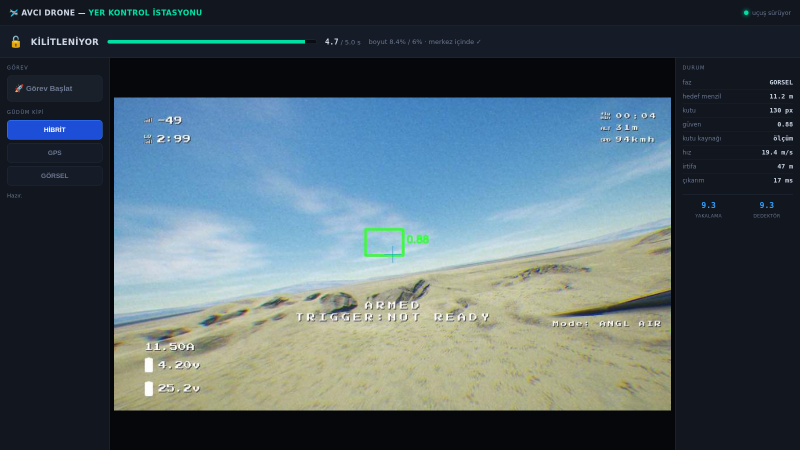
#> input picture sade2.png, 1600 x 900 px (shown at 1/2 size)
$ python -i color_detector.py   (imports and definitions only)
#> lines starting #> are read from the running program, lines starting #| are printed output that depends on the picture; after the words box and inside, x2 and y2 are one past the last pixel; in counts of white or black regions, pixels touching at a corner belong together
#> further down, picture is the input picture: shape (900, 1600, 3); mean B, G, R 101.5, 94.5, 78.4
# vision/color_detector.py
#
# Cessna hedef uçağı renk-tabanlı tespiti (ArduPilot + Gazebo sürümü).
# rc_cessna Gazebo modeli gri gövdeli (diffuse ~0.175) + koyu detaylar.
# Gökyüzü arka planına karşı gri-açık gri bir siluet oluşturur.
#
# PX4/Talon sürümünden farklar:
#   - Talon saf beyazdı (Val>=120); Cessna daha koyu gri → Val alt sınırı düştü
#   - Saturation toleransı biraz genişletildi (gri gövde + hafif renk tonu)
#   - Etiket "UCAK" → "CESSNA"
import cv2
import numpy as np

# Cessna gri gövde + gökyüzüne karşı siluet için HSV maskesi.
# Düşük saturation (grinin doğası), geniş value aralığı (koyu gri gövdeden
# render ışığıyla parlayan yüzeylere kadar). Mavi gökyüzü yüksek saturation
# olduğu için elenir.
CESSNA_HSV_LOWER = np.array([0,   0,  55])
CESSNA_HSV_UPPER = np.array([180, 45, 255])

# Geriye dönük uyumluluk (eski import'lar kırılmasın)
TALON_HSV_LOWER = CESSNA_HSV_LOWER
TALON_HSV_UPPER = CESSNA_HSV_UPPER


def detect_cessna(frame_bgr):
    """
    Cessna hedef uçağını renk/parlaklık maskesiyle tespit eder.

    Returns: dict | None
      dict = {"cx": int, "cy": int, "w": int, "h": int, "conf": float, "bbox": (x1,y1,x2,y2)}
    """
    h_frame, w_frame = frame_bgr.shape[:2]
#> h_frame = 900; w_frame = 1600

    # 1. BİT DİLİMLEME (Gürültüyü, ışık yansımalarını ve gökyüzü pusunu azaltır)
    frame_sliced = np.bitwise_and(frame_bgr, 224)
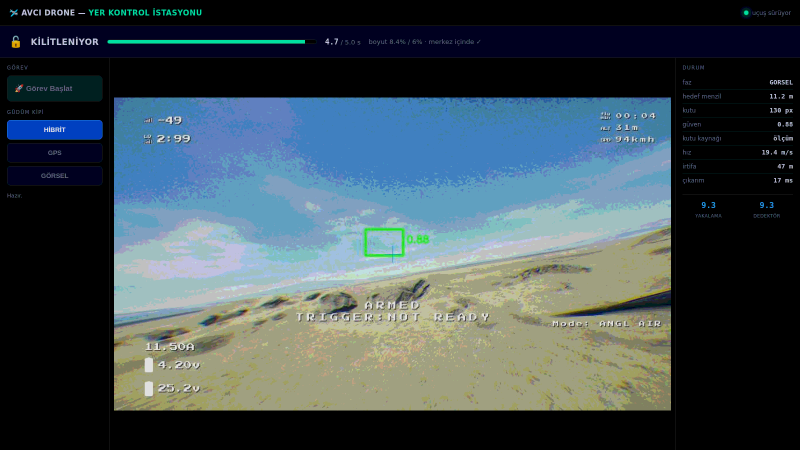
#> frame_sliced: shape (900, 1600, 3) (shown at 1/2 size); mean B, G, R 83.2, 77.3, 63.3

    hsv = cv2.cvtColor(frame_sliced, cv2.COLOR_BGR2HSV)
#> hsv: shape (900, 1600, 3); mean H, S, V 43.9, 66.9, 91

    # 2. GRİ/AÇIK-GRİ MASKE (Cessna gövdesi + kontrol yüzeyleri)
    mask = cv2.inRange(hsv, CESSNA_HSV_LOWER, CESSNA_HSV_UPPER)
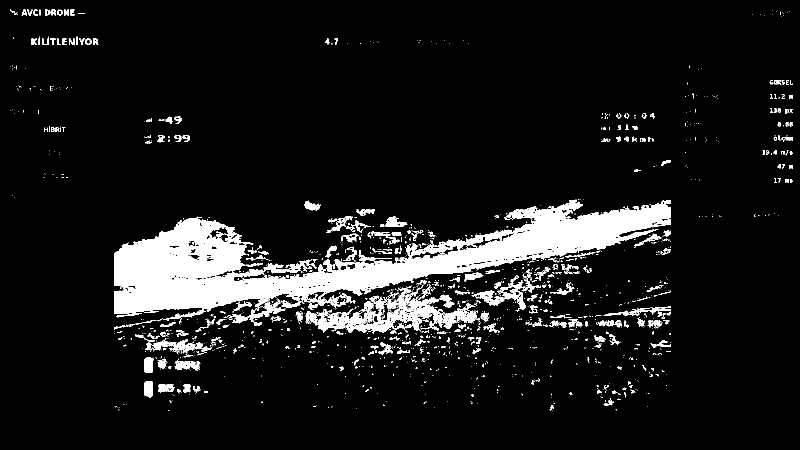
#> mask: shape (900, 1600) (shown at 1/2 size); 9.1% white; 1521 white regions (1245 under 20 px), largest, box (x1, y1, x2, y2) and area: (228, 400, 1342, 647) 90642, (611, 570, 954, 667) 10133, (943, 564, 1052, 623) 1864

    # 3. KANATLARI VE GÖVDEYİ BÜTÜNLEŞTİRME
    kernel_dilate = np.ones((5, 5), np.uint8)
    mask = cv2.dilate(mask, kernel_dilate, iterations=1)
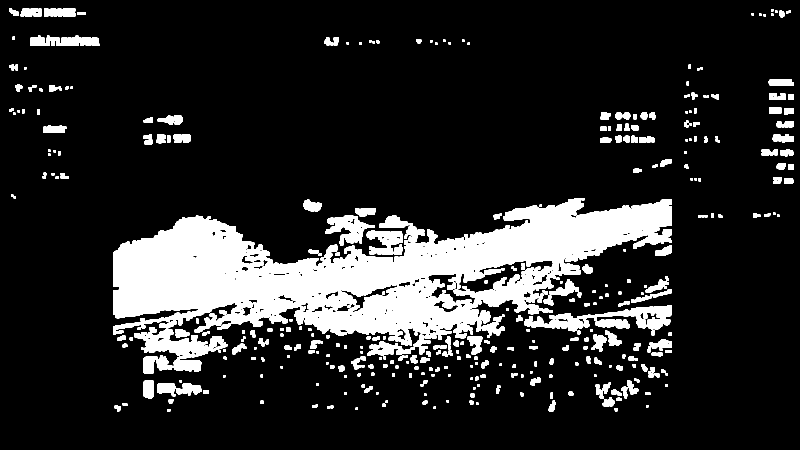
#> mask: shape (900, 1600) (shown at 1/2 size); 15.6% white; 391 white regions, largest, box (x1, y1, x2, y2) and area: (226, 396, 1344, 692) 157076, (268, 654, 455, 744) 6570, (1049, 611, 1344, 663) 5957

    kernel_close = np.ones((15, 15), np.uint8)
    mask = cv2.morphologyEx(mask, cv2.MORPH_CLOSE, kernel_close, iterations=2)
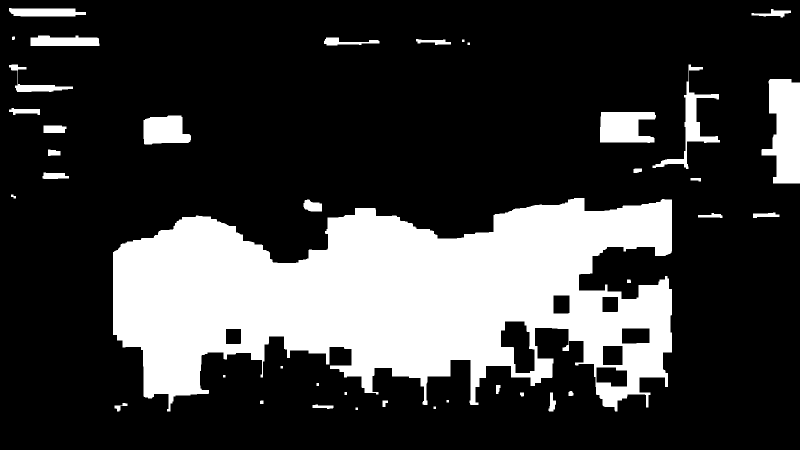
#> mask: shape (900, 1600) (shown at 1/2 size); 23.4% white; 40 white regions

    contours, _ = cv2.findContours(mask, cv2.RETR_EXTERNAL, cv2.CHAIN_APPROX_SIMPLE)
#> contours = 40 contours, 7 with area under 20; largest, box (x1, y1, x2, y2) and area: (226, 396, 1344, 823) 307117, (1523, 158, 1600, 367) 11142, (1200, 224, 1312, 286) 5368, (287, 231, 382, 289) 4296, (1305, 129, 1440, 338) 4024

    valid_contours = []
    for c in contours:
        x_c, y_c, w_c, h_c = cv2.boundingRect(c)
        area = cv2.contourArea(c)

        # FİLTRE 1: Nişangah/ufak gürültüler çok küçüktür (elenir)
        if area < 50:
            continue

        # FİLTRE 2: Ufuk çizgisi/zemin ekranın %85'inden fazlasını kaplar (elenir)
        if w_c > w_frame * 0.85:
            continue

        valid_contours.append(c)
#> this loop made 40 passes
#> (x_c, y_c, w_c, h_c, area) on passes 3, 4, 5, 6, 8, 9, 11, 12, 16, 17, 18, 19: (625, 809, 42, 9, 195.5), (229, 806, 26, 17, 132), (765, 801, 11, 13, 80.5), (520, 801, 7, 7, 35.5), (1097, 785, 15, 38, 294.5), (1040, 785, 8, 8, 44.5), (1137, 782, 10, 10, 69.5), (992, 770, 9, 18, 104.5), (1254, 559, 8, 7, 40.5), (1396, 426, 49, 10, 240.5), (1506, 425, 53, 11, 330), (607, 399, 37, 24, 619)
#> (c, x_c, y_c, w_c, h_c, area) on passes 10, 13: ([[689, 784], [689, 789], [693, 789], [693, 784]], 689, 784, 5, 6, 20), ([[633, 766], [633, 771], [637, 771], [637, 766]], 633, 766, 5, 6, 20)
#> after the loop, valid_contours = 26 contours; largest, box (x1, y1, x2, y2) and area: (226, 396, 1344, 823) 307117, (1523, 158, 1600, 367) 11142, (1200, 224, 1312, 286) 5368, (287, 231, 382, 289) 4296, (1305, 129, 1440, 338) 4024

    if not valid_contours:
        return None

    # Ekranda kalan nesneler içinden ALANI en büyük olanı seç.
    # Cessna (hedef uçak) gökyüzündeki en büyük gri kütledir.
    best_contour = max(valid_contours, key=cv2.contourArea)
#> best_contour = contour of 740 points, box (x1, y1, x2, y2) (226, 396, 1344, 823), area 307117
    x, y, w, h = cv2.boundingRect(best_contour)
#> x = 226; y = 396; w = 1118; h = 427

    return {
        "cx": int(x + w / 2), "cy": int(y + h / 2),
        "w": int(w), "h": int(h),
        "conf": 1.0,
        "bbox": (x, y, x + w, y + h)
    }


# Geriye dönük uyumluluk — gcs_server ve diğer çağıranlar detect_talon bekliyor
detect_talon = detect_cessna


def draw_overlay(frame_bgr, det):
    if det is None:
        return frame_bgr

    draw_frame = frame_bgr.copy()
    x1, y1, x2, y2 = det["bbox"]

    cv2.rectangle(draw_frame, (x1, y1), (x2, y2), (0, 255, 0), 2)

    cv2.putText(draw_frame, "HEDEF",
                (x1, max(y1 - 6, 15)),
                cv2.FONT_HERSHEY_SIMPLEX, 0.5, (0, 255, 0), 2)
    return draw_frame

>>> import cv2
>>> picture = cv2.imread('../sade2.png')
>>> result = detect_cessna(picture)
#> result = {'cx': 785, 'cy': 609, 'w': 1118, 'h': 427, 'conf': 1, 'bbox': (226, 396, 1344, 823)}
